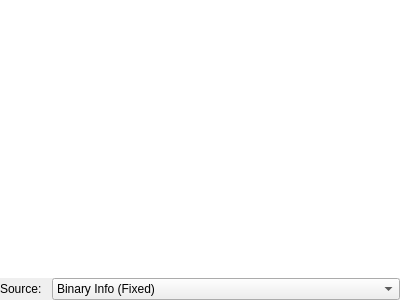
<?xml version="1.0" encoding="UTF-8"?>
<ui version="4.0">
 <class>ClassesWidget</class>
 <widget class="QDockWidget" name="ClassesWidget">
  <property name="geometry">
   <rect>
    <x>0</x>
    <y>0</y>
    <width>400</width>
    <height>300</height>
   </rect>
  </property>
  <property name="windowTitle">
   <string notr="true">Classes</string>
  </property>
  <widget class="QWidget" name="dockWidgetContents">
   <layout class="QVBoxLayout" name="verticalLayout">
    <property name="spacing">
     <number>0</number>
    </property>
    <property name="leftMargin">
     <number>0</number>
    </property>
    <property name="topMargin">
     <number>0</number>
    </property>
    <property name="rightMargin">
     <number>0</number>
    </property>
    <property name="bottomMargin">
     <number>0</number>
    </property>
    <item>
     <widget class="CutterTreeView" name="classesTreeView">
      <property name="styleSheet">
       <string notr="true">CutterTreeView::item
{
    padding-top: 1px;
    padding-bottom: 1px;
}</string>
      </property>
      <property name="frameShape">
       <enum>QFrame::NoFrame</enum>
      </property>
      <property name="lineWidth">
       <number>0</number>
      </property>
      <property name="sortingEnabled">
       <bool>true</bool>
      </property>
      <property name="expandsOnDoubleClick">
       <bool>false</bool>
      </property>
     </widget>
    </item>
    <item>
     <layout class="QHBoxLayout" name="horizontalLayout_17">
      <property name="spacing">
       <number>10</number>
      </property>
      <property name="leftMargin">
       <number>0</number>
      </property>
      <property name="topMargin">
       <number>0</number>
      </property>
      <property name="rightMargin">
       <number>0</number>
      </property>
      <item>
       <widget class="QLabel" name="classSourceLabel">
        <property name="sizePolicy">
         <sizepolicy hsizetype="Minimum" vsizetype="Preferred">
          <horstretch>0</horstretch>
          <verstretch>0</verstretch>
         </sizepolicy>
        </property>
        <property name="text">
         <string>Source:</string>
        </property>
       </widget>
      </item>
      <item>
       <widget class="QComboBox" name="classSourceCombo">
        <property name="sizePolicy">
         <sizepolicy hsizetype="Expanding" vsizetype="Fixed">
          <horstretch>0</horstretch>
          <verstretch>0</verstretch>
         </sizepolicy>
        </property>
        <item>
         <property name="text">
          <string>Binary Info (Fixed)</string>
         </property>
        </item>
        <item>
         <property name="text">
          <string>Flags (Editable)</string>
         </property>
        </item>
        <item>
         <property name="text">
          <string>Anal (Editable)</string>
         </property>
        </item>
       </widget>
      </item>
     </layout>
    </item>
   </layout>
  </widget>
 </widget>
 <customwidgets>
  <customwidget>
   <class>CutterTreeView</class>
   <extends>QTreeView</extends>
   <header>widgets/CutterTreeView.h</header>
   <container>1</container>
  </customwidget>
 </customwidgets>
 <resources/>
 <connections/>
</ui>
